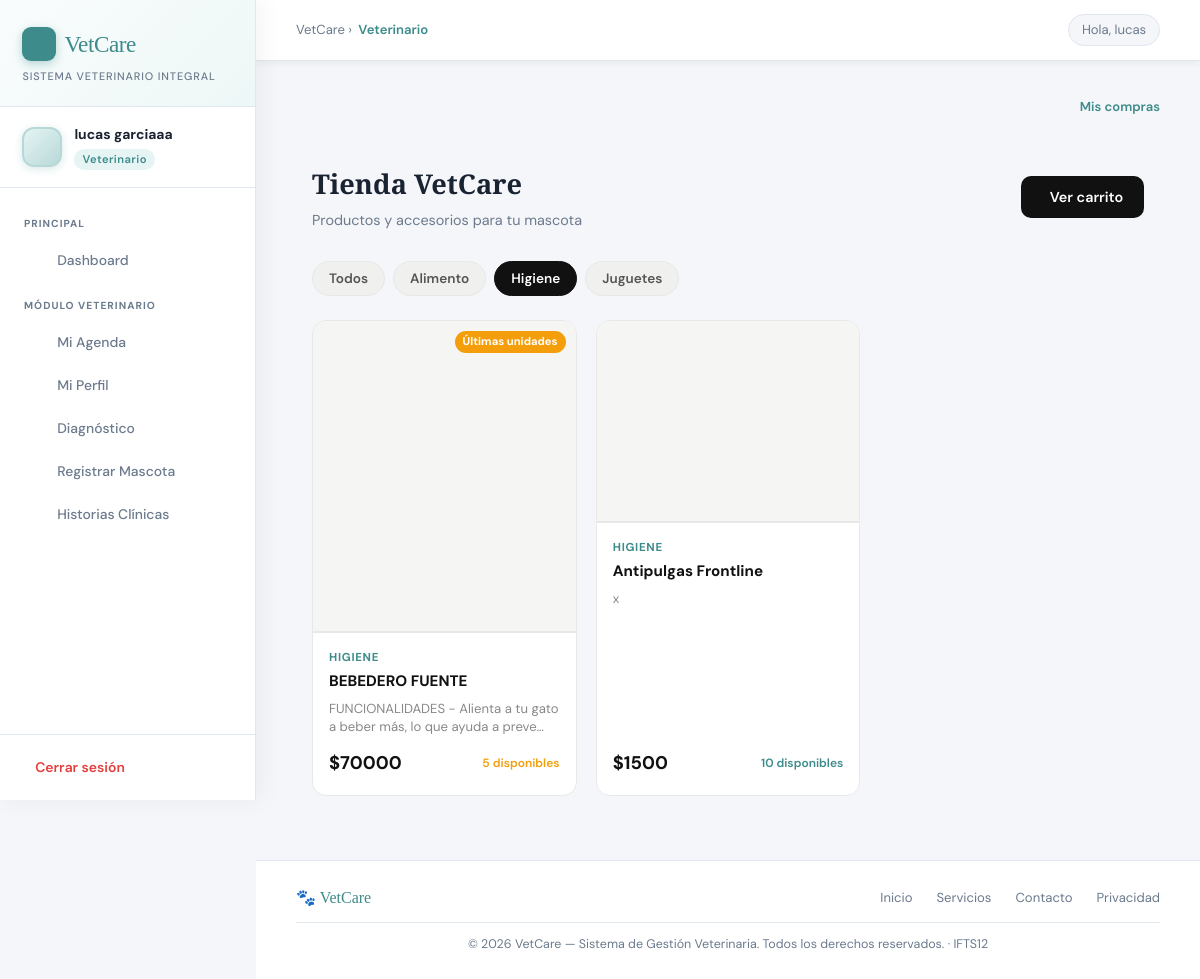
Page /tienda?categoria=Higiene (signed in) on the committed database.
### app/models/usuario.py (models this page shows, shortened)
class Usuario(db.Model, UserMixin):
    id = db.Column(db.Integer, primary_key=True)
    nombre = db.Column(db.String(100), nullable=False)
    apellido = db.Column(db.String(100), nullable=False)
    dni = db.Column(db.String(20), unique=True, nullable=False)
    telefono = db.Column(db.String(20), nullable=False)
    correo = db.Column(db.String(150), unique=True, nullable=False)
    password_hash = db.Column(db.String(200), nullable=False)
    rol = db.Column(db.String(20), nullable=False)
    activo = db.Column(db.Boolean, default=True)

### app/models/tienda.py (models this page shows, shortened)
class Producto(db.Model):
    id = db.Column(db.Integer, primary_key=True)
    nombre = db.Column(db.String(150), nullable=False)
    descripcion = db.Column(db.Text, nullable=True)
    precio = db.Column(db.Float, nullable=False)
    stock = db.Column(db.Integer, nullable=False, default=0)
    categoria = db.Column(db.String(80), nullable=True)
    activo = db.Column(db.Boolean, default=True)
    imagen_url = db.Column(db.String(500), nullable=True)
    imagen_ancho = db.Column(db.Integer, default=300)
    imagen_alto  = db.Column(db.Integer, default=200)
    items_carrito = db.relationship('CarritoItem', backref='producto', lazy=True)

### app/routes/tienda.py (the view)
@tienda.route('/tienda')
@login_required
def catalogo():
    categoria = request.args.get('categoria', '')
    if categoria:
        productos = Producto.query.filter_by(activo=True, categoria=categoria).all()
    else:
        productos = Producto.query.filter_by(activo=True).all()
    categorias = db.session.query(Producto.categoria).filter(
        Producto.activo == True, Producto.categoria != None
    ).distinct().all()
    categorias = [c[0] for c in categorias if c[0]]
    return render_template('tienda/catalogo.html',
                           productos=productos,
                           categorias=categorias,
                           categoria_activa=categoria)

### app/models/usuario.py (called while the page is built)
@login_manager.user_loader
def load_user(user_id):
    return Usuario.query.get(int(user_id))

### app/templates/tienda/catalogo.html (shortened to what this page needs)
{% extends 'base.html' %}
{% block content %}
<div style="text-align:right; margin-bottom:12px;">
    <a href="{{ url_for('tienda.historial_compras') }}"
       style="font-size:13px; color:var(--teal); font-weight:600; text-decoration:none;">
         Mis compras
    </a>
</div>
<div style="max-width:1100px; margin:0 auto; padding:2rem 1rem;">
    <div style="display:flex; align-items:center; justify-content:space-between; margin-bottom:1.8rem; flex-wrap:wrap; gap:1rem;">
        <div>
            <h1 style="font-size:1.7rem; font-weight:700; color:var(--text); margin-bottom:.2rem; font-family:'Playfair Display',serif;">Tienda VetCare</h1>
            <p style="color:var(--text-muted); font-size:.9rem;">Productos y accesorios para tu mascota</p>
        </div>
        <a href="{{ url_for('tienda.carrito') }}"
           style="background:#111; color:#fff; padding:.6rem 1.3rem; border-radius:10px; text-decoration:none;
                  font-weight:600; font-size:.9rem; display:flex; align-items:center; gap:.5rem; transition:opacity .15s;">
             Ver carrito
        </a>
    </div>
    {% if categorias %}
    <div style="display:flex; gap:.5rem; flex-wrap:wrap; margin-bottom:1.5rem;">
        <a href="{{ url_for('tienda.catalogo') }}"
           style="padding:.35rem 1rem; border-radius:20px; font-size:.85rem; text-decoration:none; font-weight:600;
                  background:{% if not categoria_activa %}#111{% else %}#f0f0ee{% endif %};
                  color:{% if not categoria_activa %}#fff{% else %}#555{% endif %}; border:1px solid {% if not categoria_activa %}#111{% else %}#e8e8e6{% endif %};">
            Todos
        </a>
        {% for cat in categorias %}
        <a href="{{ url_for('tienda.catalogo', categoria=cat) }}"
           style="padding:.35rem 1rem; border-radius:20px; font-size:.85rem; text-decoration:none; font-weight:600;
                  background:{% if categoria_activa == cat %}#111{% else %}#f0f0ee{% endif %};
                  color:{% if categoria_activa == cat %}#fff{% else %}#555{% endif %}; border:1px solid {% if categoria_activa == cat %}#111{% else %}#e8e8e6{% endif %};">
            {{ cat }}
        </a>
        {% endfor %}
    </div>
    {% endif %}
    {% if productos %}
    <div style="display:grid; grid-template-columns:repeat(auto-fill, minmax(230px, 1fr)); gap:1.2rem;">
        {% for p in productos %}
        <div onclick="abrirModal({{ p.id }}, '{{ p.nombre|replace("'","\\'")|replace('"','\\"') }}', '{{ p.descripcion|default('')|replace("'","\\'")|replace('"','\\"') }}', {{ p.precio }}, {{ p.stock }}, '{{ p.categoria or '' }}', '{{ p.imagen_url or '' }}')"
             style="background:#fff; border-radius:14px; border:1.5px solid #e8e8e6; overflow:hidden;
                    display:flex; flex-direction:column; cursor:pointer; transition:border-color .2s, transform .2s, box-shadow .2s;"
             onmouseover="this.style.borderColor='#3d8b8b'; this.style.transform='translateY(-3px)'; this.style.boxShadow='0 8px 24px rgba(61,139,139,.12)';"
             onmouseout="this.style.borderColor='#e8e8e6'; this.style.transform='none'; this.style.boxShadow='none';">
            {% set img_alto = p.imagen_alto if p.imagen_alto else 180 %}
            <div style="height:{{ img_alto }}px; overflow:hidden; background:#f5f5f3; display:flex; align-items:center; justify-content:center; position:relative;">
                {% if p.imagen_url %}
                <div style="display:none; width:100%; height:100%; align-items:center; justify-content:center;">
                </div>
                {% else %}
                <i class="ti ti-{% if p.categoria == 'Alimento' %}meat{% elif p.categoria == 'Accesorio' %}dog-bowl{% elif p.categoria == 'Medicamento' %}pill{% elif p.categoria == 'Higiene' %}bath{% else %}paw{% endif %}"
                   style="font-size:3rem; color:var(--teal);"></i>
                {% endif %}
                {% if p.stock > 0 and p.stock <= 5 %}
                <span style="position:absolute; top:10px; right:10px; background:#f59e0b; color:#fff;
                             font-size:.7rem; font-weight:700; padding:2px 8px; border-radius:20px;">
                    Últimas unidades
                </span>
                {% elif p.stock == 0 %}
                <span style="position:absolute; top:10px; right:10px; background:#ef4444; color:#fff;
                             font-size:.7rem; font-weight:700; padding:2px 8px; border-radius:20px;">
                    Sin stock
                </span>
                {% endif %}
            </div>
            <div style="padding:1rem; flex:1; display:flex; flex-direction:column; gap:.3rem; border-top:2px solid #e8e8e6;">
                {% if p.categoria %}
                <span style="font-size:.72rem; font-weight:700; color:var(--teal); text-transform:uppercase; letter-spacing:.06em;">{{ p.categoria }}</span>
                {% endif %}
                <h3 style="font-size:.95rem; font-weight:700; color:#111; line-height:1.3; margin-bottom:.2rem;">{{ p.nombre }}</h3>
                {% if p.descripcion %}
                <p style="font-size:.82rem; color:#888; line-height:1.4; flex:1;">{{ p.descripcion[:70] }}{% if p.descripcion|length > 70 %}…{% endif %}</p>
                {% endif %}
                <div style="display:flex; align-items:center; justify-content:space-between; margin-top:.5rem;">
                    <span style="font-size:1.15rem; font-weight:700; color:#111;">${{ "%.0f"|format(p.precio) }}</span>
                    <span style="font-size:.75rem; color:{% if p.stock > 5 %}var(--teal){% elif p.stock > 0 %}#f59e0b{% else %}#ef4444{% endif %}; font-weight:600;">
                        {% if p.stock > 0 %}{{ p.stock }} disponibles{% else %}Sin stock{% endif %}
                    </span>
                </div>
            </div>
        </div>
        {% endfor %}
    </div>
    {% else %}
    <div style="text-align:center; padding:4rem; color:var(--text-muted);">
        <i class="ti ti-package-off" style="font-size:3rem; display:block; margin-bottom:1rem; color:#ccc;"></i>
        <p style="font-size:1rem;">No hay productos disponibles en esta categoría.</p>
    </div>
    {% endif %}
</div>
{% endblock %}

### app/templates/base.html (shortened to what this page needs)
<!DOCTYPE html>
<html lang="es">
<head>
    <link rel="stylesheet" href="https://cdn.jsdelivr.net/npm/@tabler/icons-webfont@latest/tabler-icons.min.css">
</head>
<body>
{% if current_user.is_authenticated %}
<aside class="sidebar">
    <div class="sidebar-logo">
        <div class="brand">
            <div class="brand-icon"></div>
            VetCare
        </div>
        <div class="tagline">Sistema Veterinario Integral</div>
    </div>
    <div class="sidebar-user">
        <div class="user-avatar">
        </div>
        <div class="user-info">
            <div class="user-name">{{ current_user.nombre }} {{ current_user.apellido }}</div>
            <div class="user-role">{{ current_user.rol }}</div>
        </div>
    </div>
    <nav class="sidebar-nav">
        <div class="nav-section-label">Principal</div>
        <a href="{{ url_for('auth.dashboard') }}" class="nav-link">
            <span class="icon"></span> Dashboard
        </a>
        {% if current_user.rol == 'veterinario' %}
            <div class="nav-section-label">Módulo Veterinario</div>
            <a href="{{ url_for('veterinario.agenda') }}" class="nav-link">
                <span class="icon"></span> Mi Agenda
            </a>
            <a href="{{ url_for('veterinario.perfil') }}" class="nav-link">
                <span class="icon"></span> Mi Perfil
            </a>
            <a href="{{ url_for('veterinario.nuevo_diagnostico') }}" class="nav-link">
                <span class="icon"></span> Diagnóstico
            </a>
            <a href="{{ url_for('veterinario.registrar_mascota') }}" class="nav-link">
                <span class="icon"></span> Registrar Mascota
            </a>
            <a href="{{ url_for('mascotas.listar') }}" class="nav-link">
                <span class="icon"></span> Historias Clínicas
            </a>
        {% endif %}
    </nav>
    <div class="sidebar-footer">
        <a href="{{ url_for('auth.logout') }}" class="logout-btn">
            <span class="icon"></span> Cerrar sesión
        </a>
    </div>
</aside>
<div class="main-wrapper">
    <div class="inner-topbar">
        <div class="breadcrumb">
            VetCare &rsaquo; <span>{{ current_user.rol | capitalize }}</span>
        </div>
        <div class="top-right">
            <div class="greeting-chip">Hola, {{ current_user.nombre }}</div>
        </div>
    </div>
    <div class="main-content">
        {% block content %}{% endblock %}
    </div>
    <footer class="site-footer">
        <div class="footer-inner">
            <div class="footer-brand">🐾 VetCare</div>
            <div class="footer-links">
                <a href="#">Inicio</a>
                <a href="#">Servicios</a>
                <a href="#">Contacto</a>
                <a href="#">Privacidad</a>
            </div>
        </div>
        <div class="footer-copy">
            © 2026 VetCare — Sistema de Gestión Veterinaria. Todos los derechos reservados. · IFTS12
        </div>
    </footer>
</div>
{% endif %}
</body>
</html>

### rows in the picture
Usuario: nombre "lucas", apellido "garciaaa", rol "Veterinario"
Producto: {{ img_alto }} 310 (drawn), shows "Últimas unidades", categoria "HIGIENE", nombre "BEBEDERO FUENTE", descripcion "FUNCIONALIDADES - Alienta a tu gato a beber más, lo que ayuda a preve", precio "70000", stock "5"
Producto: {{ img_alto }} 200 (drawn), categoria "HIGIENE", nombre "Antipulgas Frontline", descripcion "x", precio "1500", stock "10"

### other values in the picture
{{ cat }} "Alimento" "Higiene" "Juguetes"
